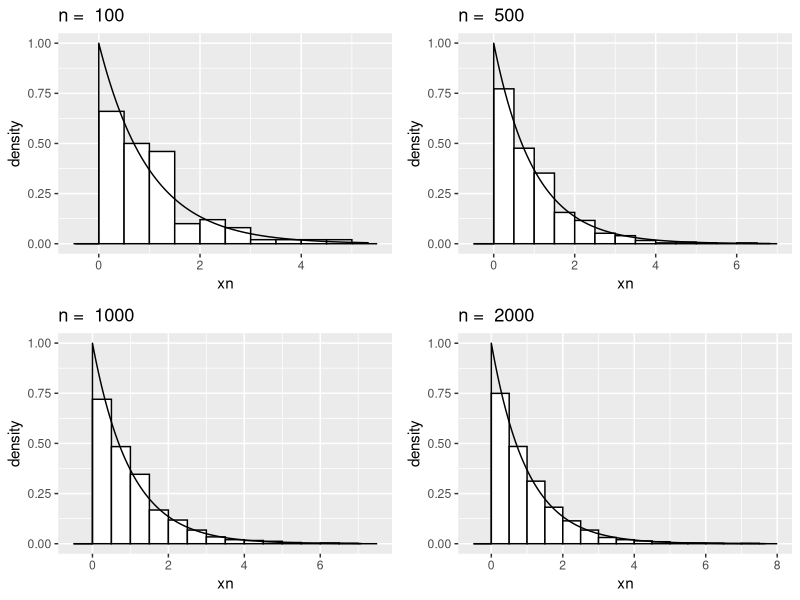
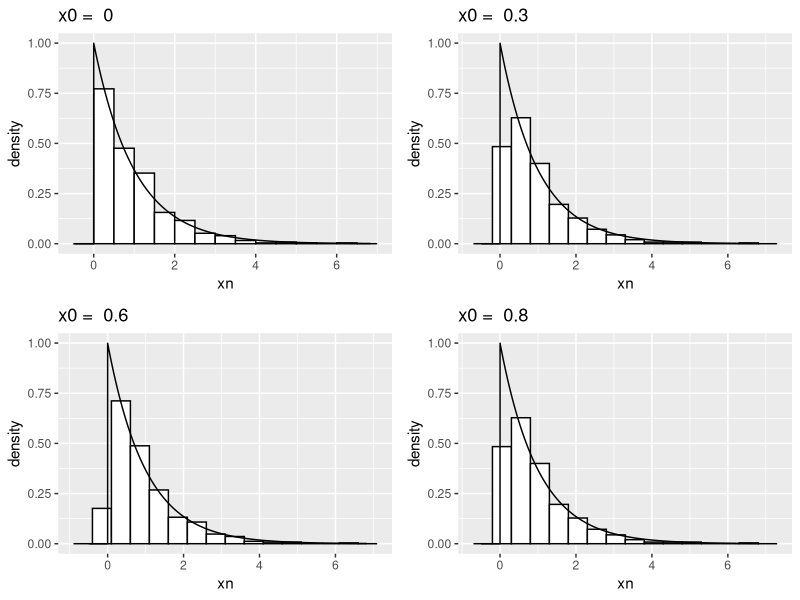
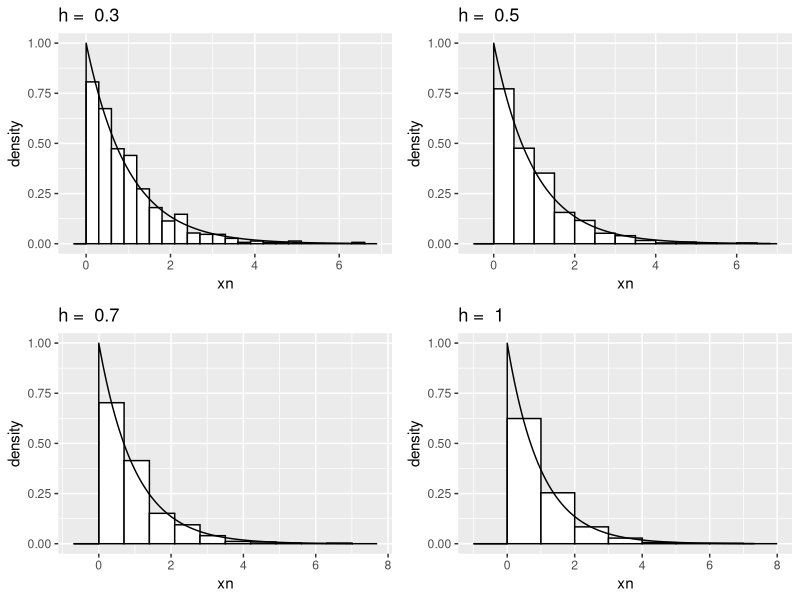
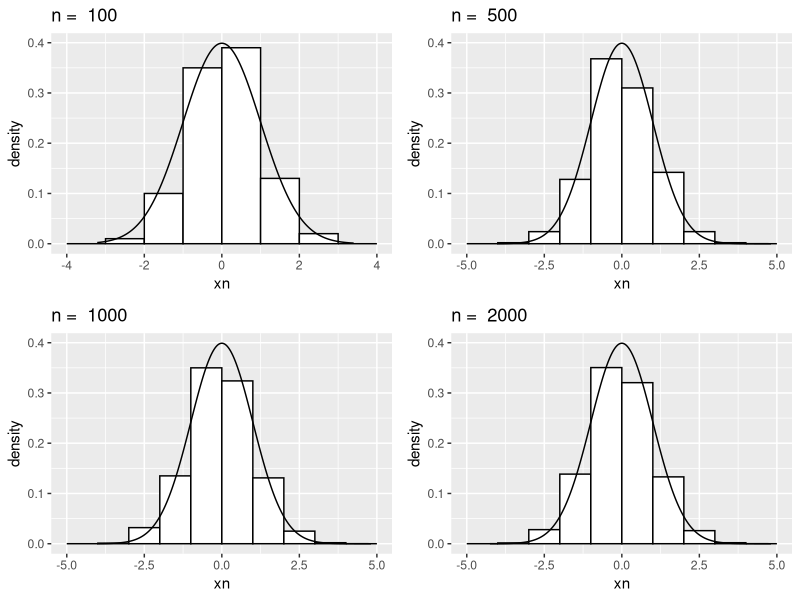
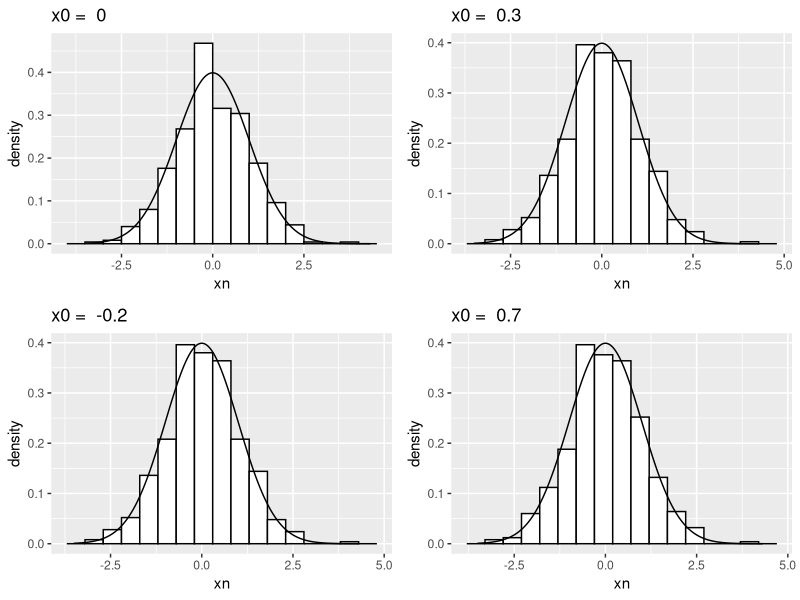
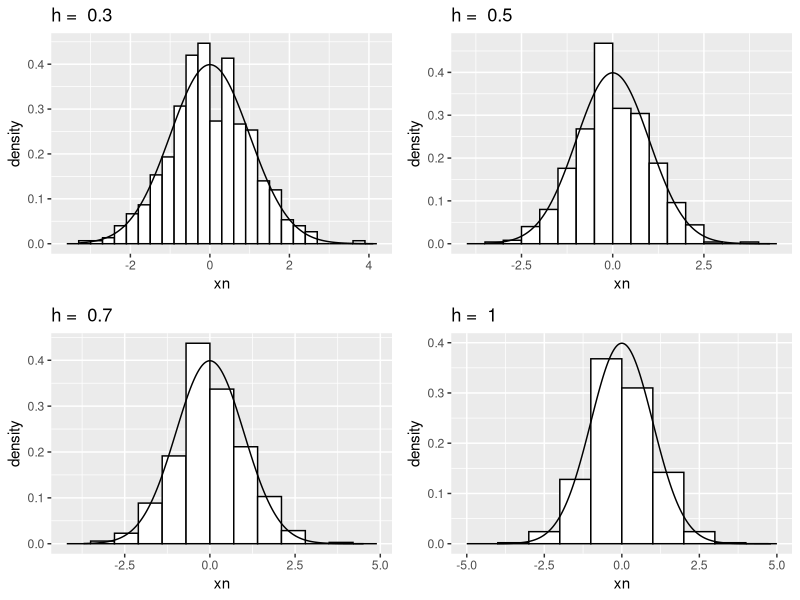

These figures' R source, in order:
rm(list = ls())

library(ggplot2)
library(gridExtra)
library(cowplot)



hist1 <- function(n, x0, h, rpdf, dens, alpha)      #if the simulating distribution has single argument
{
  set.seed(seed = 1)
  xn <- rpdf(n, alpha)
  s<- seq(min(xn)-h,max(xn)+h,0.001)
  ds <- dens(s,alpha)
  fig <- ggplot() + geom_histogram(data = data.frame(xn), aes(x = xn, y = after_stat(density)),center=x0-h/2, binwidth=h, color="black", fill="white")  + 
    geom_line(data = data.frame(s, ds), aes(x = s, y = ds)) 
    #labs(title = paste("n = ", n, ", x0 = ", x0, ", h = ", h))
  return (fig)
}

hist2 <- function(n, x0, h, rpdf, dens, alpha, beta)      #if the simulating distribution has two arguments
{
  set.seed(seed = 1)
  xn <- rpdf(n, alpha, beta)
  s <- seq(min(xn)-h,max(xn)+h,0.001)
  ds <- dens(s,alpha,beta)
  
  fig <- ggplot() + geom_histogram(data = data.frame(xn), aes(x = xn, y = after_stat(density)),center=x0-h/2, binwidth=h, color="black", fill="white")  + 
    geom_line(data = data.frame(s, ds), aes(x = s, y = ds))
    #labs(title = paste("n = ", n, ", x0 = ", x0, ", h = ", h))
  return (fig)
}


#For varying sample size

hist_comp_size1 <- function(samp, x0, h, rpdf, dens, alpha)
{
  plots <- list()
  for(i in (1:length(samp)))
  {
    plots[[i]] <- hist1(samp[i], x0, h, rpdf, dens, alpha)+labs(title = paste("n = ", samp[i]))
  }
  grid.arrange(grobs = plots, ncol = round(length(samp)/2))
}

hist_comp_size2 <- function(samp, x0, h, rpdf, dens, alpha, beta)
{
  plots <- list()
  for(i in (1:length(samp)))
  {
    plots[[i]] <- hist2(samp[i], x0, h, rpdf, dens, alpha, beta)+labs(title = paste("n = ", samp[i]))
  }
  grid.arrange(grobs = plots, ncol = round(length(samp)/2))
}


#For varying origin

hist_comp_origin1 <- function(n, origin, h, rpdf, dens, alpha)
{
  plots <- list()
  for(i in (1:length(origin)))
  {
    plots[[i]] <- hist1(n, origin[i], h, rpdf, dens, alpha)+labs(title = paste("x0 = ", origin[i]))
  }
  grid.arrange(grobs = plots, ncol = round(length(origin)/2))
}

hist_comp_origin2 <- function(n, origin, h, rpdf, dens, alpha, beta)
{
  plots <- list()
  for(i in (1:length(origin)))
  {
    plots[[i]] <- hist2(n, origin[i], h, rpdf, dens, alpha, beta)+labs(title = paste("x0 = ", origin[i]))
  }
  grid.arrange(grobs = plots, ncol = round(length(origin)/2))
}


#For varying width (binwidth are equal)
hist_comp_width1 <- function(n, x0, width, rpdf, dens, alpha)
{
  plots <- list()
  for(i in (1:length(width)))
  {
    plots[[i]] <- hist1(n, x0, width[i], rpdf, dens, alpha)+labs(title = paste("h = ", width[i]))
  }
  grid.arrange(grobs = plots, ncol = round(length(width)/2))
}

hist_comp_width2 <- function(n, x0, width, rpdf, dens, alpha, beta)
{
  plots <- list()
  for(i in (1:length(width)))
  {
    plots[[i]] <- hist2(n, x0, width[i], rpdf, dens, alpha, beta)+labs(title = paste("h = ", width[i]))
  }
  grid.arrange(grobs = plots, ncol = round(length(width)/2))
}

#parameters are given in order (sample size, origin, binwidth,rpdf, dens, parameters)
hist_comp_size1(c(100,500,1000,2000), 0, 0.5, rexp, dexp, 1)
hist_comp_origin1(500, c(0,0.3,0.6,0.8), 0.5, rexp, dexp, 1)
hist_comp_width1(500, 0, c(0.3,0.5,0.7,1), rexp, dexp, 1)


hist_comp_size2(c(100,500,1000,2000), 0, 1, rnorm, dnorm, 0, 1)
hist_comp_origin2(500, c(0,0.3,-0.2,0.7), 0.5, rnorm, dnorm, 0, 1)
hist_comp_width2(500, 0, c(0.3,0.5,0.7,1), rnorm, dnorm, 0, 1)
